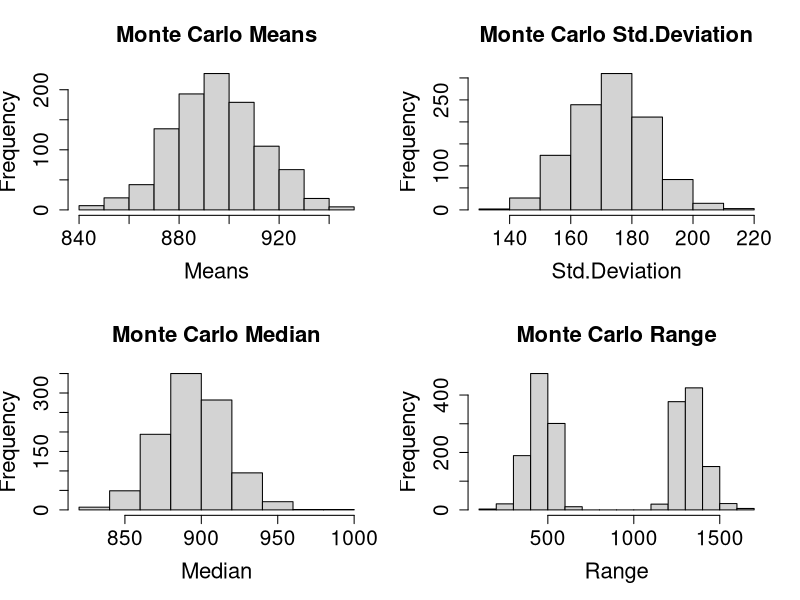
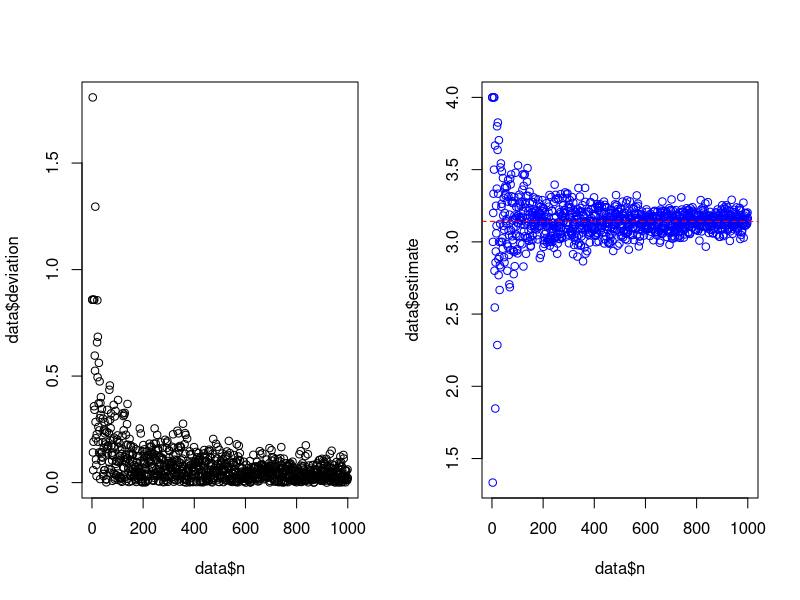
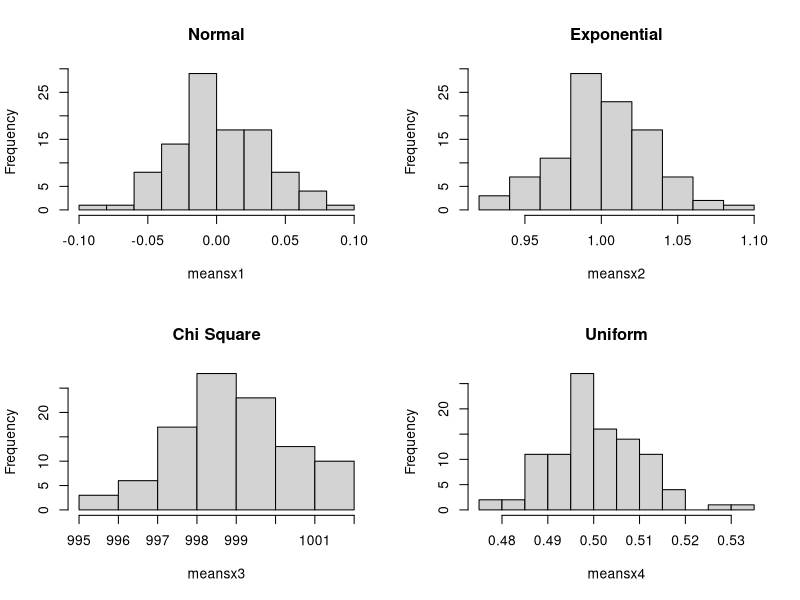
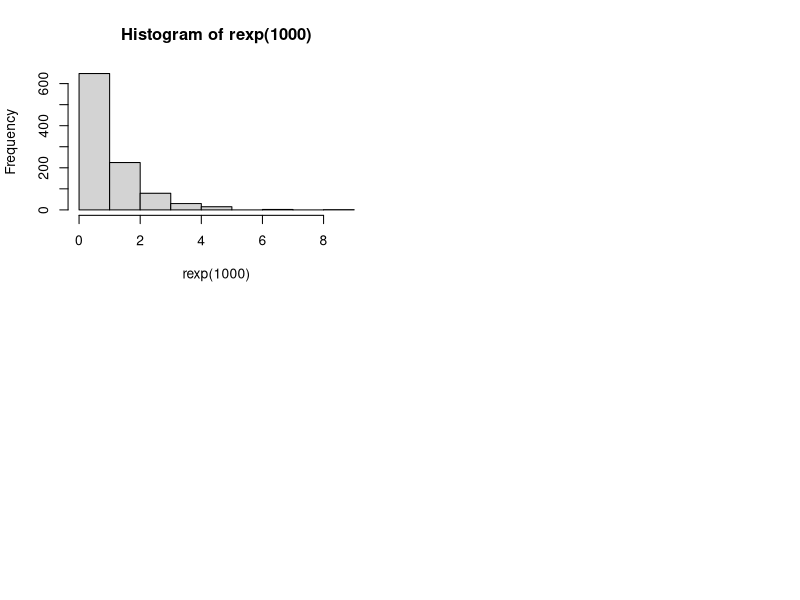

These figures' R source, in order:
## ---- chunk 1
rnorm(100, mean = 10, sd = 4)
## ---- chunk 2
rbinom(6, size = 1, prob = 0.5)
## ---- chunk 3
runif(n = 50, min = 0, max = 100)
## ---- chunk 4
x = matrix(rnorm(n = 1000 * 100, mean = 896, sd = 174), nrow = 1000)

means = apply(x, MARGIN = 1, FUN = mean)
sdevs = apply(x, MARGIN = 1, FUN = sd)
medians = apply(x, MARGIN = 1, FUN = median)
ranges = apply(x, MARGIN = 1, FUN = range)

par(mfrow=c(2,2))
hist(means, xlab = 'Means', ylab = 'Frequency', main = 'Monte Carlo Means', cex.axis = 1.5, cex.lab = 1.6, cex.main = 1.6)
hist(sdevs, xlab = 'Std.Deviation', ylab = 'Frequency', main = 'Monte Carlo Std.Deviation', cex.axis = 1.5, 
     cex.lab = 1.6, cex.main = 1.6)
hist(medians, xlab = 'Median', ylab = 'Frequency', main = 'Monte Carlo Median', cex.axis = 1.5, cex.lab = 1.6, 
     cex.main = 1.6)
hist(ranges, xlab = 'Range', ylab = 'Frequency', main = 'Monte Carlo Range', cex.axis = 1.5, cex.lab = 1.6, cex.main = 1.6)
## ---- chunk 5
library(tidyverse)
pai = function(a) {
  estimates = 1:a
  for (i in 1:a) {
    x = runif(i, min = -1, max = 1)
    y = runif(i, min = -1, max = 1)
    points = data.frame(x,y)
    df = points %>%
      mutate(x2 = x ** 2) %>%
      mutate(y2 = y ** 2) %>%
      mutate(loc = (x2 + y2))
    points_in_circle = length(df[df$loc <= 1,3])
    p = points_in_circle/nrow(points)
    pai = 4 * p
    estimates[i] = pai
  }
  
  df2 = data.frame(n = 1:a, pi = rep(3.1416, a), estimate = estimates)
  df2 = df2 %>% mutate(deviation = abs(pi - estimate))
  return(df2)
}

data = pai(1000)
par(mfrow=c(1,2))
plot(data$n, data$deviation)
plot(data$n, data$estimate, col = 'blue');abline(h = 3.1416, col = 'red', lty = 'dashed')
## ---- chunk 6
estimator = function(n) {
  samp = rnorm(n)
  s_mean = mean(samp)
  s_20mean = mean(samp, trim=0.2)
  s_med = median(samp)
  results = c(s_mean, s_20mean, s_med)
  names(results) = c('mean', 'trimmed', 'mediam')
  return(results)
}

m = 1000
n = 100
mu = 3
sd = 2

x = matrix(rnorm(m*n), mu, sd, ncol = m)
est = apply(x, MARGIN = 1, FUN = estimator)
bias = abs(mu-est)
rowMeans(est)
rowMeans(bias)
## ---- chunk 7
clt = function(m, n) {
  x_norm = matrix(rnorm(m * n), nrow = m)
  x_exp = matrix(rexp((m * n), rate = 1), nrow = m)
  x_chisq = matrix(rchisq((m * n), df = n-1), nrow = m)
  x_unif = matrix(runif(m * n), nrow = m)
  
  meansx1 = apply(x_norm, MARGIN = 1, FUN = mean)
  meansx2 = apply(x_exp, MARGIN = 1, FUN = mean)
  meansx3 = apply(x_chisq, MARGIN = 1, FUN = mean)
  meansx4 = apply(x_unif, MARGIN = 1, FUN = mean)
  
  par(mfrow = c(2,2))
  hist(meansx1, main = 'Normal')
  hist(meansx2, main = 'Exponential')
  hist(meansx3, main = 'Chi Square')
  hist(meansx4, main = 'Uniform')
  
}

clt(100, 1000)
## ---- chunk 8
hist(rexp(1000))
